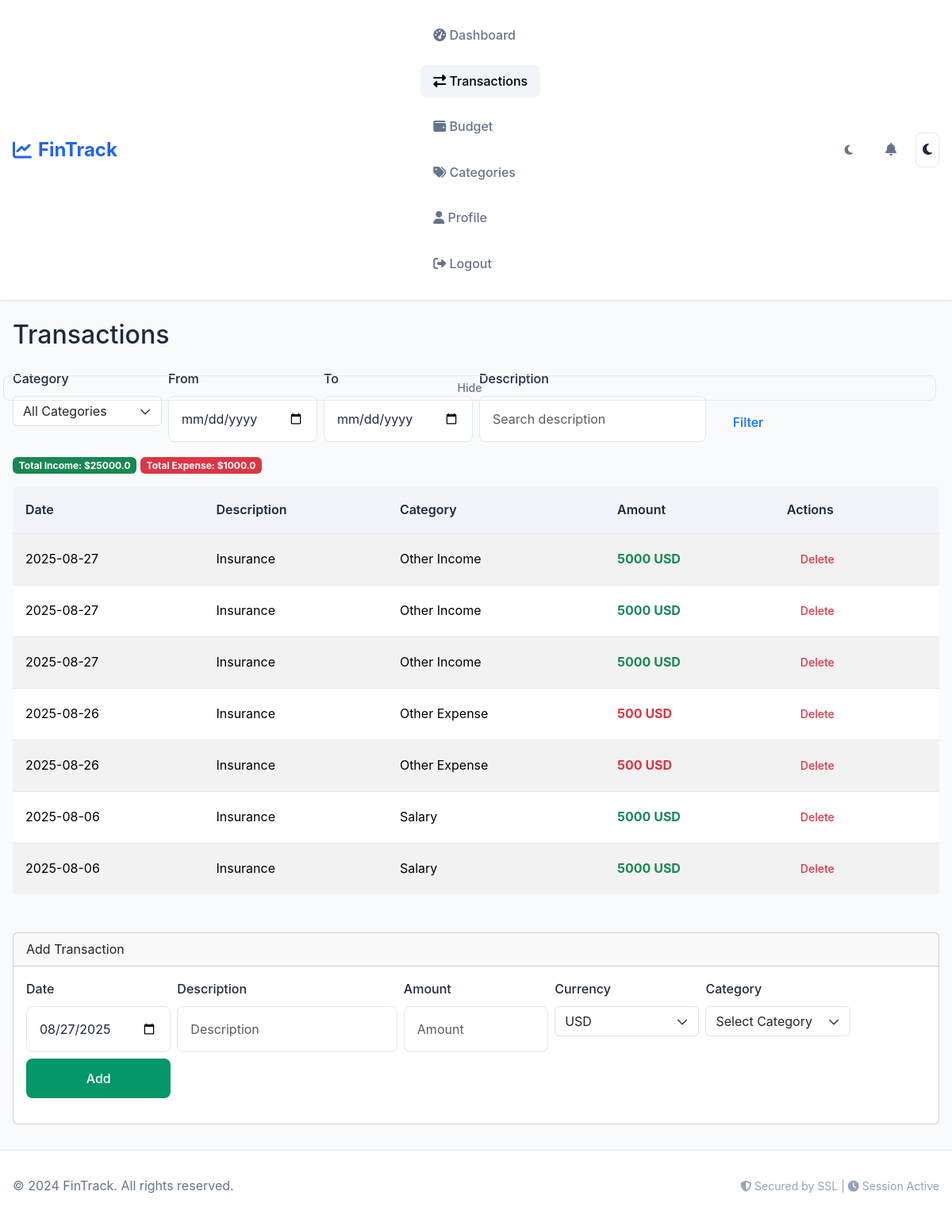
Page /transactions (signed in) on the earlier database version.
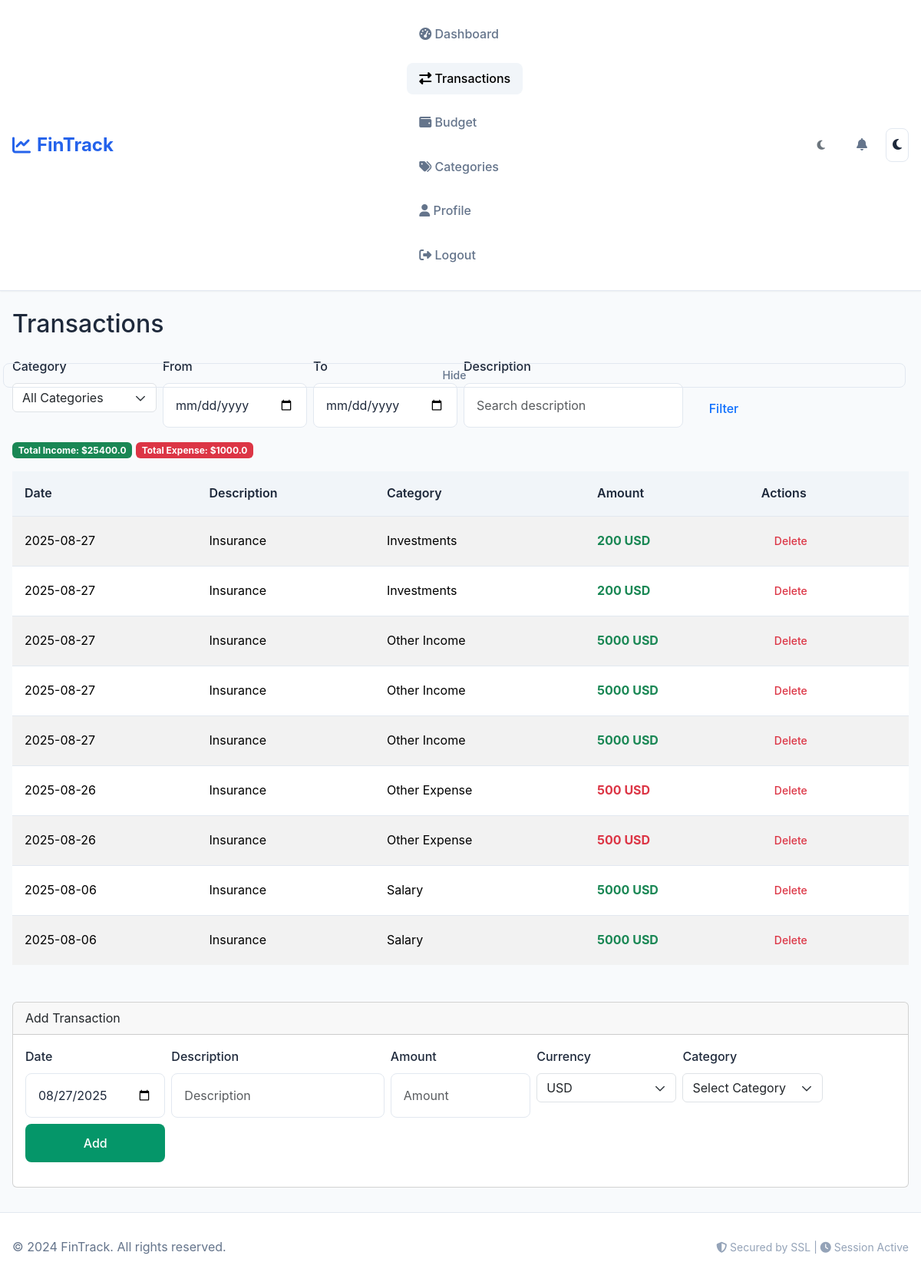
Same page on the later database version.
### tables this page shows
CREATE TABLE transactions (
                id INTEGER PRIMARY KEY AUTOINCREMENT,
                user_id INTEGER NOT NULL,
                category_id INTEGER,
                amount NUMERIC NOT NULL,
                original_amount NUMERIC,
                currency TEXT DEFAULT 'USD',
                exchange_rate NUMERIC DEFAULT 1.0,
                description TEXT,
                date TIMESTAMP NOT NULL DEFAULT CURRENT_TIMESTAMP,
                FOREIGN KEY (user_id) REFERENCES users(id) ON DELETE CASCADE,
                FOREIGN KEY (category_id) REFERENCES categories(id) ON DELETE SET NULL
            );

CREATE TABLE categories (
                id INTEGER PRIMARY KEY AUTOINCREMENT,
                name TEXT NOT NULL UNIQUE,
                type TEXT CHECK(type IN ('income', 'expense')) NOT NULL
            );

CREATE TABLE users (
                id INTEGER PRIMARY KEY AUTOINCREMENT,
                username TEXT NOT NULL UNIQUE,
                email TEXT NOT NULL UNIQUE,
                password_hash TEXT NOT NULL,
                email_verified BOOLEAN DEFAULT FALSE,
                email_verification_token TEXT,
                email_verification_expires TIMESTAMP,
                password_reset_token TEXT,
                password_reset_expires TIMESTAMP,
                google_id TEXT,
                oauth_provider TEXT,
                cash NUMERIC NOT NULL DEFAULT 10000.00,
                theme TEXT DEFAULT 'light',
                preferred_currency TEXT DEFAULT 'USD',
                failed_login_attempts INTEGER DEFAULT 0,
                locked_until TIMESTAMP NULL,
                last_login TIMESTAMP NULL,
                created_at TIMESTAMP DEFAULT CURRENT_TIMESTAMP,
                updated_at TIMESTAMP DEFAULT CURRENT_TIMESTAMP
            );

### app.py (the view)
@app.route("/transactions", methods=["GET"])
@login_required
def transactions():
    if not validate_session():
        return redirect(url_for('login'))
    user_id = session.get('user_id')
    currency_service = CurrencyService(db)
    user_currency = currency_service.get_user_preferred_currency(user_id)
    page = request.args.get('page', 1, type=int)
    per_page = 20
    offset = (page - 1) * per_page
    try:
        category_filter = request.args.get('category', type=int)
        if category_filter and category_filter <= 0:
            category_filter = None
        date_from = request.args.get('from', '').strip()
        date_to = request.args.get('to', '').strip()
        if date_from:
            datetime.strptime(date_from, '%Y-%m-%d')
        if date_to:
            datetime.strptime(date_to, '%Y-%m-%d')
        search = request.args.get('search', '').strip()[:100]
        if search:
            search = search.replace('\\', '\\\\').replace('%', '\\%').replace('_', '\\_')
    except ValueError as e:
        flash('Invalid filter parameters.', 'warning')
        return redirect(url_for('transactions'))
    where = ["t.user_id = ?"]
    params = [user_id]
    if category_filter:
        where.append("t.category_id = ?")
        params.append(category_filter)
    if date_from:
        where.append("DATE(t.date) >= ?")
        params.append(date_from)
    if date_to:
        where.append("DATE(t.date) <= ?")
        params.append(date_to)
    if search:
        where.append("t.description LIKE ? ESCAPE '\\'")
        params.append(f'%{search}%')
    where_clause = " AND ".join(where)
    count_query = f"SELECT COUNT(*) as count FROM transactions t WHERE {where_clause}"
    total_count = db.execute(count_query, *params)[0]['count']
    total_pages = max((total_count + per_page - 1) // per_page, 1)
    if page > total_pages and total_pages > 0:
        page = total_pages
        offset = (page - 1) * per_page
    query = f"""
        SELECT t.*, c.name as category_name, c.type as category_type
        FROM transactions t
        LEFT JOIN categories c ON t.category_id = c.id
        WHERE {where_clause}
        ORDER BY t.date DESC, t.id DESC
        LIMIT ? OFFSET ?
    """
    paginated_params = params + [per_page, offset]
    transactions_list = db.execute(query, *paginated_params)
    if transactions_list and user_currency != 'USD':
        for txn in transactions_list:
            txn_currency = txn.get('currency', 'USD')
            if txn_currency != user_currency:
                try:
                    if txn.get('original_amount') is not None:
                        original_amount = Decimal(str(txn['original_amount']))
                        original_currency = txn_currency
                    else:
                        original_amount = Decimal(str(txn['amount']))
                        original_currency = 'USD'
                    converted_amount = currency_service.convert_amount(
                        abs(original_amount),
                        original_currency,
                        user_currency
                    )
                    if original_amount < 0:
                        converted_amount = -converted_amount
                    txn['display_amount'] = float(converted_amount)
                    txn['display_currency'] = user_currency
                    txn['original_amount'] = float(original_amount)
                    txn['original_currency'] = original_currency
                    if txn.get('exchange_rate') is None:
                        txn['exchange_rate'] = currency_service.fetch_exchange_rate(
                            original_currency, user_currency
                        )
                except Exception as e:
                    logger.warning(f"Failed to convert transaction {txn['id']}: {str(e)}")
                    txn['display_amount'] = txn['amount']
                    txn['display_currency'] = txn_currency
                    txn['original_currency'] = txn_currency
                    txn['exchange_rate'] = 1.0
            else:
                txn['display_amount'] = txn['amount']
                txn['display_currency'] = user_currency
                txn['original_currency'] = user_currency
                txn['exchange_rate'] = 1.0
    else:
        for txn in transactions_list:
            txn['display_amount'] = txn.get('amount', 0)
            txn['display_currency'] = txn.get('currency', 'USD')
            txn['original_currency'] = txn.get('currency', 'USD')
            txn['exchange_rate'] = 1.0
    total_income = Decimal('0')
    total_expense = Decimal('0')
    for txn in transactions_list:
        amount = Decimal(str(txn['display_amount']))
        if txn.get('category_type') == 'income' or amount > 0:
            total_income += abs(amount)
        elif txn.get('category_type') == 'expense' or amount < 0:
            total_expense += abs(amount)
    categories = db.execute("SELECT * FROM categories ORDER BY type, name")
    user_categories = db.execute("""
    SELECT id, name, type, color, icon
    FROM user_categories
    WHERE user_id = ? AND is_active = TRUE
    ORDER BY type, name
""", user_id)
    supported_currencies = CurrencyService.SUPPORTED_CURRENCIES
    return render_template("transactions.html",
        transactions=transactions_list,
        categories=categories,
        total_income=float(total_income),
        total_expense=float(total_expense),
        page=page,
        total_pages=total_pages,
        today_date=datetime.now().strftime('%Y-%m-%d'),
        user_currency=user_currency,
        supported_currencies=supported_currencies,
        user_categories=user_categories,
        filters={
            'category': category_filter,
            'date_from': date_from,
            'date_to': date_to,
            'search': search.replace('\\\\', '\\').replace('\\%', '%').replace('\\_', '_') if search else ''
        })

### templates/transactions.html (shortened to what this page needs)
{% extends "layout.html" %}
{% block content %}
<div class="container mt-4">
    <h2 class="mb-4">Transactions</h2>
    <form id="filter-form" method="get" class="row g-2 mb-3" data-hideable="true" data-id="filters">
        <div class="col-md-2">
            <label for="filter-category" class="form-label">Category</label>
            <select id="filter-category" name="category" class="form-select">
                <option value="" {% if not filters.category %}selected{% endif %}>All Categories</option>
            </select>
        </div>
        <div class="col-md-2">
            <label for="filter-from" class="form-label">From</label>
            <input id="filter-from" type="date" name="from" class="form-control" value="{{ filters.date_from }}">
        </div>
        <div class="col-md-2">
            <label for="filter-to" class="form-label">To</label>
            <input id="filter-to" type="date" name="to" class="form-control" value="{{ filters.date_to }}">
        </div>
        <div class="col-md-3">
            <label for="filter-search" class="form-label">Description</label>
            <input id="filter-search" type="text" name="search" class="form-control" value="{{ filters.search }}" placeholder="Search description">
        </div>
        <div class="col-md-1 d-flex align-items-end">
            <button type="submit" class="btn btn-outline-primary w-100">Filter</button>
        </div>
    </form>
    <div class="mb-3">
        <span class="badge bg-success">Total Income: $<span id="total-income">{{ total_income|round(2) }}</span></span>
        <span class="badge bg-danger">Total Expense: $<span id="total-expense">{{ total_expense|round(2) }}</span></span>
    </div>
    <div class="table-responsive" id="transactions-table-wrapper">
        <table class="table table-striped align-middle" id="transactions-table">
            <thead>
                <tr>
                    <th>Date</th>
                    <th>Description</th>
                    <th>Category</th>
                    <th>Amount</th>
                    <th>Actions</th>
                </tr>
            </thead>
            <tbody id="transactions-body">
                {% for txn in transactions %}
                <tr data-id="{{ txn.id }}">
                    <td>{{ txn.date[:10] }}</td>
                    <td>{{ txn.description|e }}</td>
                    <td>{{ txn.category_name }}</td>
                    <td class="fw-bold {% if txn.amount < 0 %}text-danger{% else %}text-success{% endif %}">
                        {% if txn.display_currency %}
                            {{ txn.amount|abs|round(2) }} {{ txn.display_currency }}
                        {% else %}
                            ${{ txn.amount|abs|round(2) }}
                        {% endif %}
                    </td>
                    <td>
                        <form class="delete-transaction-form d-inline" action="{{ url_for('delete_transaction', transaction_id=txn.id) }}" method="post">
                            <button type="submit" class="btn btn-sm btn-outline-danger">Delete</button>
                        </form>
                    </td>
                </tr>
                {% endfor %}
            </tbody>
        </table>
    </div>
    <div class="card mt-5">
        <div class="card-header">Add Transaction</div>
        <div class="card-body">
            <form id="add-transaction-form" method="post" action="{{ url_for('add_transaction') }}">
                <div class="row g-2 mb-3">
                    <div class="col-md-2">
                        <label for="add-date" class="form-label">Date</label>
                        <input id="add-date" type="date" name="date" class="form-control" value="{{ today_date }}" required>
                    </div>
                    <div class="col-md-3">
                        <label for="add-description" class="form-label">Description</label>
                        <input id="add-description" type="text" name="description" class="form-control" placeholder="Description" maxlength="500" required>
                    </div>
                    <div class="col-md-2">
                        <label for="add-amount" class="form-label">Amount</label>
                        <input id="add-amount" type="number" step="0.01" name="amount" class="form-control" placeholder="Amount" min="0.01" required>
                    </div>
                <div class="col-md-2">
                    <label for="add-currency" class="form-label">Currency</label>
                    <select id="add-currency" name="currency" class="form-select">
                        <option value="{{ user_currency }}" selected>{{ user_currency }}</option>
                    </select>
                </div>
                    <div class="col-md-2">
                        <label for="add-category" class="form-label">Category</label>
                        <select id="add-category" name="category_id" class="form-select" required>
                            <option value="">Select Category</option>
                        </select>
                    </div>
                    <div class="col-md-2 d-flex align-items-end">
                        <button type="submit" class="btn btn-success w-100">Add</button>
                    </div>
                </div>
            </form>
        </div>
    </div>
</div>
{% endblock %}

Differences in the rows shown:
added transactions: date "2025-08-27", description "Insurance", category_name "Investments", amount|abs "200", display_currency "USD"
added transactions: date "2025-08-27", description "Insurance", category_name "Investments", amount|abs "200", display_currency "USD"
Other differences:
{{ total_income|round(2) }}: "25000.0" → "25400.0"
